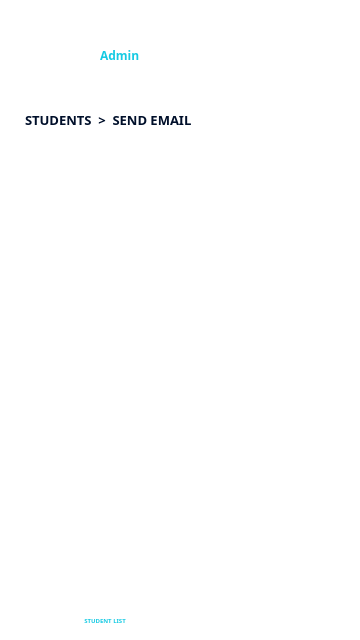
<?xml version="1.0" encoding="UTF-8"?>
<ui version="4.0">
 <class>Admin_Students_Send_Email</class>
 <widget class="QMainWindow" name="Admin_Students_Send_Email">
  <property name="geometry">
   <rect>
    <x>0</x>
    <y>0</y>
    <width>360</width>
    <height>640</height>
   </rect>
  </property>
  <property name="windowTitle">
   <string>Admin Students Send Email</string>
  </property>
  <property name="windowIcon">
   <iconset resource="resources.qrc">
    <normaloff>:/res/assets/presence_logo.png</normaloff>:/res/assets/presence_logo.png</iconset>
  </property>
  <widget class="QWidget" name="centralwidget">
   <property name="styleSheet">
    <string notr="true">QWidget #centralwidget {
	background-color: #FFFFFF;
}</string>
   </property>
   <widget class="QGroupBox" name="headerGroup">
    <property name="geometry">
     <rect>
      <x>0</x>
      <y>0</y>
      <width>360</width>
      <height>100</height>
     </rect>
    </property>
    <property name="styleSheet">
     <string notr="true">QGroupBox {
	border: 0px;
	border-radius: 0px;
	background: none;
}</string>
    </property>
    <property name="title">
     <string/>
    </property>
    <widget class="QLabel" name="headerHud">
     <property name="geometry">
      <rect>
       <x>0</x>
       <y>0</y>
       <width>360</width>
       <height>100</height>
      </rect>
     </property>
     <property name="styleSheet">
      <string notr="true"/>
     </property>
     <property name="text">
      <string/>
     </property>
     <property name="pixmap">
      <pixmap resource="resources.qrc">:/res/assets/header_short.png</pixmap>
     </property>
    </widget>
    <widget class="QPushButton" name="backButton">
     <property name="geometry">
      <rect>
       <x>15</x>
       <y>15</y>
       <width>30</width>
       <height>30</height>
      </rect>
     </property>
     <property name="styleSheet">
      <string notr="true">QPushButton {
	border: 0px;
	border-radius: 0px;
	background: none;
}

QPushButton:focus { 
	outline: none; 
}</string>
     </property>
     <property name="text">
      <string/>
     </property>
     <property name="icon">
      <iconset resource="resources.qrc">
       <normaloff>:/res/assets/back.png</normaloff>:/res/assets/back.png</iconset>
     </property>
     <property name="iconSize">
      <size>
       <width>30</width>
       <height>30</height>
      </size>
     </property>
     <property name="flat">
      <bool>true</bool>
     </property>
    </widget>
    <widget class="QLabel" name="avatarLabel">
     <property name="geometry">
      <rect>
       <x>50</x>
       <y>30</y>
       <width>40</width>
       <height>40</height>
      </rect>
     </property>
     <property name="text">
      <string/>
     </property>
     <property name="pixmap">
      <pixmap resource="resources.qrc">:/res/assets/cict_avatar.png</pixmap>
     </property>
     <property name="alignment">
      <set>Qt::AlignCenter</set>
     </property>
    </widget>
    <widget class="QLabel" name="adminTitleLabel">
     <property name="geometry">
      <rect>
       <x>100</x>
       <y>30</y>
       <width>180</width>
       <height>20</height>
      </rect>
     </property>
     <property name="styleSheet">
      <string notr="true">QLabel {
	color: #FFFFFF;
	font-family: Poppins;
	font-size: 12px;
	font-style: normal;
	font-weight: 700;
	line-height: normal;
}</string>
     </property>
     <property name="text">
      <string>ADMIN</string>
     </property>
    </widget>
    <widget class="QLabel" name="adminIdLabel">
     <property name="geometry">
      <rect>
       <x>100</x>
       <y>45</y>
       <width>180</width>
       <height>20</height>
      </rect>
     </property>
     <property name="styleSheet">
      <string notr="true">QLabel {
	color: #15CAE3;
	font-family: Poppins;
	font-size: 12px;
	font-style: normal;
	font-weight: 500;
	line-height: normal;
}</string>
     </property>
     <property name="text">
      <string>Admin</string>
     </property>
    </widget>
    <widget class="QLabel" name="dateLabel">
     <property name="geometry">
      <rect>
       <x>250</x>
       <y>10</y>
       <width>90</width>
       <height>20</height>
      </rect>
     </property>
     <property name="font">
      <font>
       <family>Poppins</family>
       <pointsize>-1</pointsize>
       <italic>false</italic>
       <fontweight>Light</fontweight>
      </font>
     </property>
     <property name="styleSheet">
      <string notr="true">QLabel {
	background: none;
	color: #FFFFFF;
	text-align: right;
	font-family: Poppins;
	font-size: 9px;
	font-style: normal;
	font-weight: 300;
	line-height: normal;
}</string>
     </property>
     <property name="text">
      <string/>
     </property>
     <property name="alignment">
      <set>Qt::AlignRight|Qt::AlignTrailing|Qt::AlignVCenter</set>
     </property>
    </widget>
    <widget class="QLabel" name="timeLabel">
     <property name="geometry">
      <rect>
       <x>250</x>
       <y>20</y>
       <width>90</width>
       <height>20</height>
      </rect>
     </property>
     <property name="styleSheet">
      <string notr="true">QLabel {
	background: none;
	color: #FFFFFF;
	text-align: right;
	font-family: Poppins;
	font-size: 11px;
	font-style: normal;
	font-weight: 500;
	line-height: normal;
}</string>
     </property>
     <property name="text">
      <string/>
     </property>
     <property name="alignment">
      <set>Qt::AlignRight|Qt::AlignTrailing|Qt::AlignVCenter</set>
     </property>
    </widget>
   </widget>
   <widget class="QLabel" name="titleLabel">
    <property name="geometry">
     <rect>
      <x>25</x>
      <y>110</y>
      <width>180</width>
      <height>20</height>
     </rect>
    </property>
    <property name="styleSheet">
     <string notr="true">QLabel {
	color: #000F2A;
	font-family: Poppins;
	font-size: 13px;
	font-style: normal;
	font-weight: 700;
	line-height: normal;
}</string>
    </property>
    <property name="text">
     <string>STUDENTS  &gt;  SEND EMAIL</string>
    </property>
   </widget>
   <widget class="QGroupBox" name="inputDataGroup">
    <property name="geometry">
     <rect>
      <x>25</x>
      <y>130</y>
      <width>310</width>
      <height>450</height>
     </rect>
    </property>
    <property name="styleSheet">
     <string notr="true">QGroupBox {
	border: 0px;
	border-radius: 0px;
}</string>
    </property>
    <property name="title">
     <string/>
    </property>
    <widget class="QPushButton" name="sendButton">
     <property name="geometry">
      <rect>
       <x>50</x>
       <y>400</y>
       <width>210</width>
       <height>40</height>
      </rect>
     </property>
     <property name="styleSheet">
      <string notr="true">QPushButton {
	border: 0px;
	border-radius: 0px;
	background: none;
}

QPushButton:focus { 
	outline: none; 
}</string>
     </property>
     <property name="text">
      <string/>
     </property>
     <property name="icon">
      <iconset resource="resources.qrc">
       <normaloff>:/res/assets/send.png</normaloff>:/res/assets/send.png</iconset>
     </property>
     <property name="iconSize">
      <size>
       <width>300</width>
       <height>50</height>
      </size>
     </property>
     <property name="flat">
      <bool>true</bool>
     </property>
    </widget>
    <widget class="QGroupBox" name="recipientGroup">
     <property name="geometry">
      <rect>
       <x>0</x>
       <y>90</y>
       <width>310</width>
       <height>40</height>
      </rect>
     </property>
     <property name="title">
      <string/>
     </property>
     <widget class="QLabel" name="recipientHud">
      <property name="geometry">
       <rect>
        <x>0</x>
        <y>0</y>
        <width>310</width>
        <height>40</height>
       </rect>
      </property>
      <property name="text">
       <string/>
      </property>
      <property name="pixmap">
       <pixmap resource="resources.qrc">:/res/assets/data_field_long.png</pixmap>
      </property>
      <property name="alignment">
       <set>Qt::AlignCenter</set>
      </property>
     </widget>
     <widget class="QLineEdit" name="recipientTextbox">
      <property name="geometry">
       <rect>
        <x>10</x>
        <y>0</y>
        <width>290</width>
        <height>30</height>
       </rect>
      </property>
      <property name="styleSheet">
       <string notr="true">QLineEdit {
	background-color: transparent;
	border: 0px;
	color: #FFFFFF;
	font-family: Poppins;
	font-size: 12px;
	font-style: normal;
	font-weight: 500;
	line-height: normal;
}</string>
      </property>
      <property name="maxLength">
       <number>255</number>
      </property>
      <property name="placeholderText">
       <string>Recipient</string>
      </property>
     </widget>
    </widget>
    <widget class="QGroupBox" name="subjectGroup">
     <property name="geometry">
      <rect>
       <x>0</x>
       <y>130</y>
       <width>310</width>
       <height>40</height>
      </rect>
     </property>
     <property name="title">
      <string/>
     </property>
     <widget class="QLabel" name="subjectHud">
      <property name="geometry">
       <rect>
        <x>0</x>
        <y>0</y>
        <width>310</width>
        <height>40</height>
       </rect>
      </property>
      <property name="text">
       <string/>
      </property>
      <property name="pixmap">
       <pixmap resource="resources.qrc">:/res/assets/data_field_long.png</pixmap>
      </property>
      <property name="alignment">
       <set>Qt::AlignCenter</set>
      </property>
     </widget>
     <widget class="QLineEdit" name="subjectTextbox">
      <property name="geometry">
       <rect>
        <x>10</x>
        <y>0</y>
        <width>290</width>
        <height>30</height>
       </rect>
      </property>
      <property name="styleSheet">
       <string notr="true">QLineEdit {
	background-color: transparent;
	border: 0px;
	color: #FFFFFF;
	font-family: Poppins;
	font-size: 10px;
	font-style: normal;
	font-weight: 500;
	line-height: normal;
}</string>
      </property>
      <property name="maxLength">
       <number>255</number>
      </property>
      <property name="placeholderText">
       <string>Subject</string>
      </property>
     </widget>
    </widget>
    <widget class="QGroupBox" name="bodyGroup">
     <property name="geometry">
      <rect>
       <x>0</x>
       <y>170</y>
       <width>310</width>
       <height>220</height>
      </rect>
     </property>
     <property name="title">
      <string/>
     </property>
     <property name="alignment">
      <set>Qt::AlignLeading|Qt::AlignLeft|Qt::AlignVCenter</set>
     </property>
     <widget class="QLabel" name="bodyHud">
      <property name="geometry">
       <rect>
        <x>0</x>
        <y>0</y>
        <width>310</width>
        <height>220</height>
       </rect>
      </property>
      <property name="text">
       <string/>
      </property>
      <property name="pixmap">
       <pixmap resource="resources.qrc">:/res/assets/data_field_tall.png</pixmap>
      </property>
      <property name="alignment">
       <set>Qt::AlignHCenter|Qt::AlignTop</set>
      </property>
     </widget>
     <widget class="QTextEdit" name="bodyTextbox">
      <property name="geometry">
       <rect>
        <x>8</x>
        <y>8</y>
        <width>294</width>
        <height>200</height>
       </rect>
      </property>
      <property name="styleSheet">
       <string notr="true">QTextEdit {
	background-color: transparent;
	border: 0px;
	color: #FFFFFF;
	font-family: Poppins;
	font-size: 10px;
	font-style: normal;
	font-weight: 500;
	line-height: normal;
}

QTextEdit QScrollBar:vertical {
    background-color: #000F2A;
	width: 8px;
}

QTextEdit QScrollBar::handle:vertical {
    background-color: #FFFFFF;
}

QTextEdit QScrollBar::add-line:vertical,
QTextEdit QScrollBar::sub-line:vertical {
    border: none;
    background: none;
    height: 0px;
}

QTextEdit QScrollBar::add-page:vertical,
QTextEdit QScrollBar::sub-page:vertical {
    background-color: #000F2A;
	background: none;
	border-style: solid;
}</string>
      </property>
      <property name="html">
       <string>&lt;!DOCTYPE HTML PUBLIC &quot;-//W3C//DTD HTML 4.0//EN&quot; &quot;http://www.w3.org/TR/REC-html40/strict.dtd&quot;&gt;
&lt;html&gt;&lt;head&gt;&lt;meta name=&quot;qrichtext&quot; content=&quot;1&quot; /&gt;&lt;meta charset=&quot;utf-8&quot; /&gt;&lt;style type=&quot;text/css&quot;&gt;
p, li { white-space: pre-wrap; }
hr { height: 1px; border-width: 0; }
li.unchecked::marker { content: &quot;\2610&quot;; }
li.checked::marker { content: &quot;\2612&quot;; }
&lt;/style&gt;&lt;/head&gt;&lt;body style=&quot; font-family:'Poppins'; font-size:10px; font-weight:500; font-style:normal;&quot;&gt;
&lt;p style=&quot;-qt-paragraph-type:empty; margin-top:0px; margin-bottom:0px; margin-left:0px; margin-right:0px; -qt-block-indent:0; text-indent:0px;&quot;&gt;&lt;br /&gt;&lt;/p&gt;&lt;/body&gt;&lt;/html&gt;</string>
      </property>
     </widget>
    </widget>
    <widget class="QLabel" name="errorLabel">
     <property name="enabled">
      <bool>true</bool>
     </property>
     <property name="geometry">
      <rect>
       <x>0</x>
       <y>430</y>
       <width>310</width>
       <height>20</height>
      </rect>
     </property>
     <property name="styleSheet">
      <string notr="true">QLabel {
	background: none;
	color: #FF003D;
	font-family: Poppins;
	font-size: 10px;
	font-style: normal;
	font-weight: 600;
	line-height: normal;
}</string>
     </property>
     <property name="text">
      <string/>
     </property>
     <property name="alignment">
      <set>Qt::AlignCenter</set>
     </property>
    </widget>
    <widget class="QGroupBox" name="gmailGroup">
     <property name="geometry">
      <rect>
       <x>0</x>
       <y>10</y>
       <width>310</width>
       <height>40</height>
      </rect>
     </property>
     <property name="title">
      <string/>
     </property>
     <widget class="QLabel" name="gmailHud">
      <property name="geometry">
       <rect>
        <x>0</x>
        <y>0</y>
        <width>310</width>
        <height>40</height>
       </rect>
      </property>
      <property name="text">
       <string/>
      </property>
      <property name="pixmap">
       <pixmap resource="resources.qrc">:/res/assets/data_field_long.png</pixmap>
      </property>
      <property name="alignment">
       <set>Qt::AlignCenter</set>
      </property>
     </widget>
     <widget class="QLineEdit" name="gmailTextbox">
      <property name="geometry">
       <rect>
        <x>10</x>
        <y>0</y>
        <width>290</width>
        <height>30</height>
       </rect>
      </property>
      <property name="styleSheet">
       <string notr="true">QLineEdit {
	background-color: transparent;
	border: 0px;
	color: #FFFFFF;
	font-family: Poppins;
	font-size: 12px;
	font-style: normal;
	font-weight: 500;
	line-height: normal;
}</string>
      </property>
      <property name="maxLength">
       <number>255</number>
      </property>
      <property name="placeholderText">
       <string>Admin Gmail</string>
      </property>
     </widget>
    </widget>
    <widget class="QGroupBox" name="passwordGroup">
     <property name="geometry">
      <rect>
       <x>0</x>
       <y>50</y>
       <width>310</width>
       <height>40</height>
      </rect>
     </property>
     <property name="title">
      <string/>
     </property>
     <widget class="QLabel" name="passwordHud">
      <property name="geometry">
       <rect>
        <x>0</x>
        <y>0</y>
        <width>310</width>
        <height>40</height>
       </rect>
      </property>
      <property name="text">
       <string/>
      </property>
      <property name="pixmap">
       <pixmap resource="resources.qrc">:/res/assets/data_field_long.png</pixmap>
      </property>
      <property name="alignment">
       <set>Qt::AlignCenter</set>
      </property>
     </widget>
     <widget class="QLineEdit" name="passwordTextbox">
      <property name="geometry">
       <rect>
        <x>10</x>
        <y>0</y>
        <width>265</width>
        <height>30</height>
       </rect>
      </property>
      <property name="styleSheet">
       <string notr="true">QLineEdit {
	background-color: transparent;
	border: 0px;
	color: #FFFFFF;
	font-family: Poppins;
	font-size: 12px;
	font-style: normal;
	font-weight: 500;
	line-height: normal;
}</string>
      </property>
      <property name="maxLength">
       <number>255</number>
      </property>
      <property name="echoMode">
       <enum>QLineEdit::Password</enum>
      </property>
      <property name="placeholderText">
       <string>Admin Password</string>
      </property>
     </widget>
     <widget class="QPushButton" name="passwordToggle">
      <property name="geometry">
       <rect>
        <x>275</x>
        <y>4</y>
        <width>25</width>
        <height>25</height>
       </rect>
      </property>
      <property name="styleSheet">
       <string notr="true">QPushButton {
	border: 0px;
	border-radius: 0px;
	background: none;
}

QPushButton:focus { 
	outline: none; 
}</string>
      </property>
      <property name="text">
       <string/>
      </property>
      <property name="icon">
       <iconset resource="resources.qrc">
        <normaloff>:/res/assets/hide.png</normaloff>:/res/assets/hide.png</iconset>
      </property>
      <property name="iconSize">
       <size>
        <width>25</width>
        <height>25</height>
       </size>
      </property>
     </widget>
    </widget>
   </widget>
   <widget class="QGroupBox" name="footerGroup">
    <property name="geometry">
     <rect>
      <x>0</x>
      <y>570</y>
      <width>360</width>
      <height>70</height>
     </rect>
    </property>
    <property name="styleSheet">
     <string notr="true">QGroupBox {
	border: 0px;
	border-radius: 0px;
}</string>
    </property>
    <property name="title">
     <string/>
    </property>
    <widget class="QLabel" name="footerHud">
     <property name="geometry">
      <rect>
       <x>10</x>
       <y>10</y>
       <width>340</width>
       <height>60</height>
      </rect>
     </property>
     <property name="text">
      <string/>
     </property>
     <property name="pixmap">
      <pixmap resource="resources.qrc">:/res/assets/footer.png</pixmap>
     </property>
     <property name="alignment">
      <set>Qt::AlignCenter</set>
     </property>
    </widget>
    <widget class="QPushButton" name="studentListButton">
     <property name="geometry">
      <rect>
       <x>90</x>
       <y>17</y>
       <width>30</width>
       <height>30</height>
      </rect>
     </property>
     <property name="styleSheet">
      <string notr="true">QPushButton {
	border: 0px;
	border-radius: 0px;
	background: none;
}

QPushButton:focus { 
	outline: none; 
}</string>
     </property>
     <property name="text">
      <string/>
     </property>
     <property name="icon">
      <iconset resource="resources.qrc">
       <normaloff>:/res/assets/home_selected.png</normaloff>:/res/assets/home_selected.png</iconset>
     </property>
     <property name="iconSize">
      <size>
       <width>25</width>
       <height>25</height>
      </size>
     </property>
     <property name="flat">
      <bool>true</bool>
     </property>
    </widget>
    <widget class="QLabel" name="studentListLabel">
     <property name="geometry">
      <rect>
       <x>75</x>
       <y>42</y>
       <width>60</width>
       <height>16</height>
      </rect>
     </property>
     <property name="styleSheet">
      <string notr="true">QLabel {
	color: #15CAE3;
	text-align: center;
	font-family: Poppins;
	font-size: 6px;
	font-style: normal;
	font-weight: 500;
	line-height: normal;
}</string>
     </property>
     <property name="text">
      <string>STUDENT LIST</string>
     </property>
     <property name="alignment">
      <set>Qt::AlignCenter</set>
     </property>
    </widget>
    <widget class="QPushButton" name="classListButton">
     <property name="geometry">
      <rect>
       <x>165</x>
       <y>17</y>
       <width>30</width>
       <height>30</height>
      </rect>
     </property>
     <property name="styleSheet">
      <string notr="true">QPushButton {
	border: 0px;
	border-radius: 0px;
	background: none;
}

QPushButton:focus { 
	outline: none; 
}</string>
     </property>
     <property name="text">
      <string/>
     </property>
     <property name="icon">
      <iconset resource="resources.qrc">
       <normaloff>:/res/assets/class_list_unselected.png</normaloff>:/res/assets/class_list_unselected.png</iconset>
     </property>
     <property name="iconSize">
      <size>
       <width>25</width>
       <height>25</height>
      </size>
     </property>
     <property name="flat">
      <bool>true</bool>
     </property>
    </widget>
    <widget class="QLabel" name="classListLabel">
     <property name="geometry">
      <rect>
       <x>150</x>
       <y>42</y>
       <width>60</width>
       <height>16</height>
      </rect>
     </property>
     <property name="styleSheet">
      <string notr="true">QLabel {
	color: #FFFFFF;
	text-align: center;
	font-family: Poppins;
	font-size: 6px;
	font-style: normal;
	font-weight: 500;
	line-height: normal;
}</string>
     </property>
     <property name="text">
      <string>CLASS LIST</string>
     </property>
     <property name="alignment">
      <set>Qt::AlignCenter</set>
     </property>
    </widget>
    <widget class="QPushButton" name="lecturerListButton">
     <property name="geometry">
      <rect>
       <x>240</x>
       <y>17</y>
       <width>30</width>
       <height>30</height>
      </rect>
     </property>
     <property name="styleSheet">
      <string notr="true">QPushButton {
	border: 0px;
	border-radius: 0px;
	background: none;
}

QPushButton:focus { 
	outline: none; 
}</string>
     </property>
     <property name="text">
      <string/>
     </property>
     <property name="icon">
      <iconset resource="resources.qrc">
       <normaloff>:/res/assets/lecturer_unselected.png</normaloff>:/res/assets/lecturer_unselected.png</iconset>
     </property>
     <property name="iconSize">
      <size>
       <width>25</width>
       <height>25</height>
      </size>
     </property>
     <property name="flat">
      <bool>true</bool>
     </property>
    </widget>
    <widget class="QLabel" name="lecturerListLabel">
     <property name="geometry">
      <rect>
       <x>225</x>
       <y>42</y>
       <width>60</width>
       <height>16</height>
      </rect>
     </property>
     <property name="styleSheet">
      <string notr="true">QLabel {
	color: #FFFFFF;
	text-align: center;
	font-family: Poppins;
	font-size: 6px;
	font-style: normal;
	font-weight: 500;
	line-height: normal;
}</string>
     </property>
     <property name="text">
      <string>LECTURER LIST</string>
     </property>
     <property name="alignment">
      <set>Qt::AlignCenter</set>
     </property>
    </widget>
   </widget>
  </widget>
 </widget>
 <resources>
  <include location="resources.qrc"/>
 </resources>
 <connections/>
</ui>
